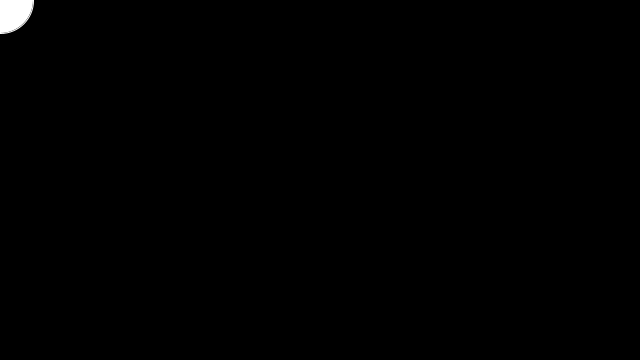
Frame 1 (no input)
Frame 60 (the mouse pressed at the canvas centre just before this capture): identical to frame 1, image omitted
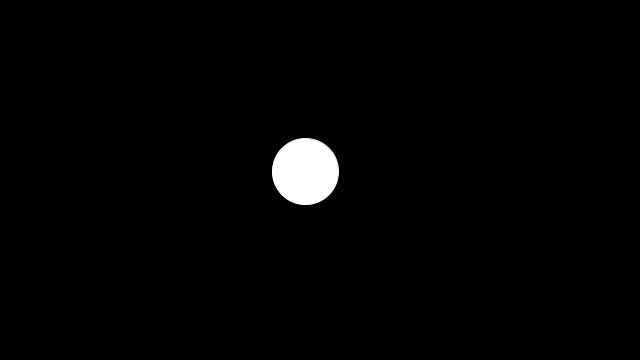
Frame 120 (the mouse held since frame 60 and released just before this capture)

The Processing sketch that drew these frames (run headless with seeded random() and noise(); from frame 60 on, the mouse is pressed at the canvas centre):

// Processing sketch: e34lerpMovimento
// ── e34lerpMovimento.pde
float x;
float y;

void setup() {
  size(640, 360); 
  noStroke();  
}

void draw() { 
  background(0);
  
   
  x = lerp(x, mouseX, 0.05);
  y = lerp(y, mouseY, 0.05);
  
  fill(255);
  stroke(255);
  ellipse(x, y, 66, 66);
}
